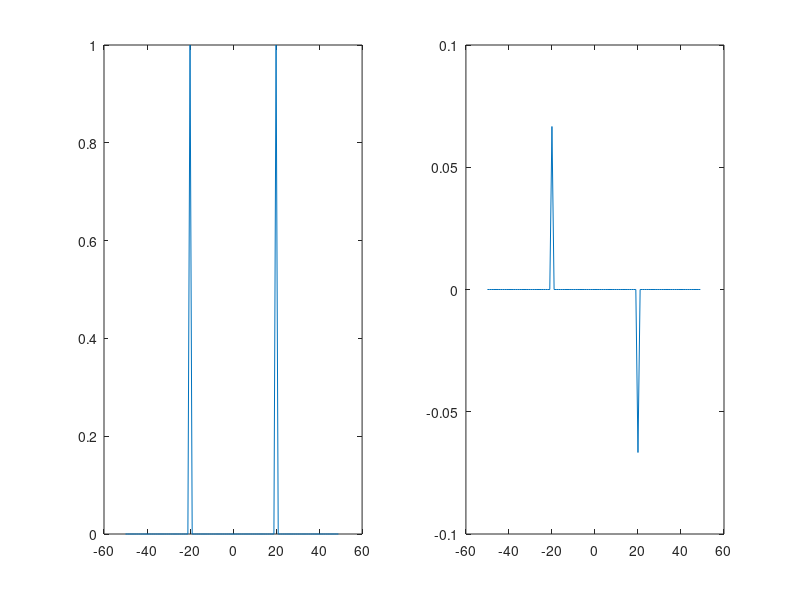
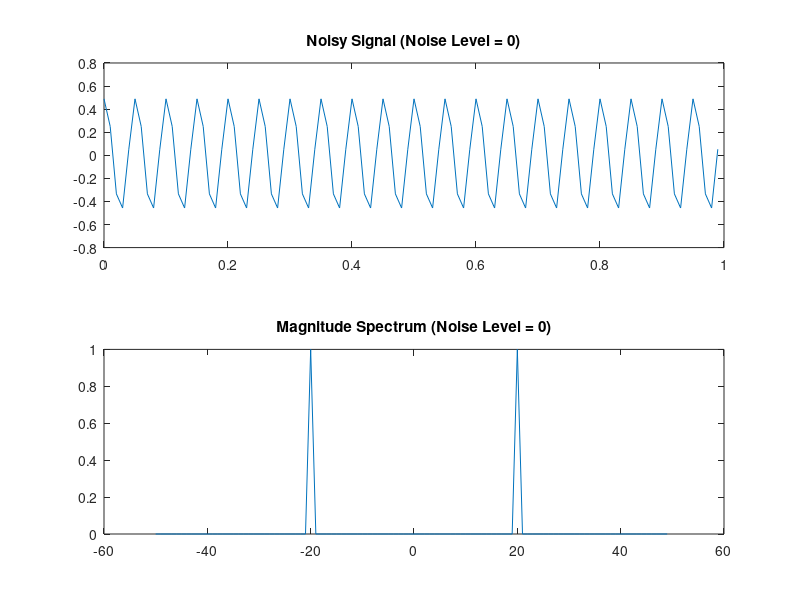
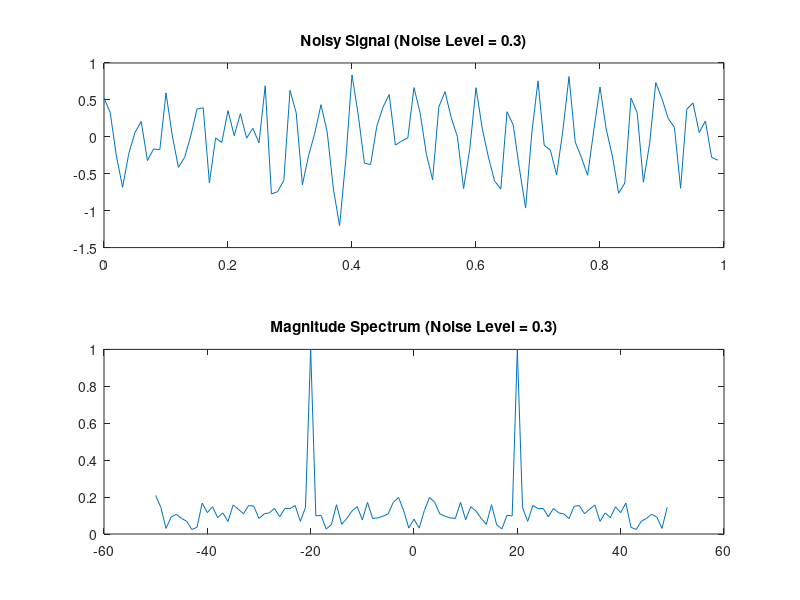
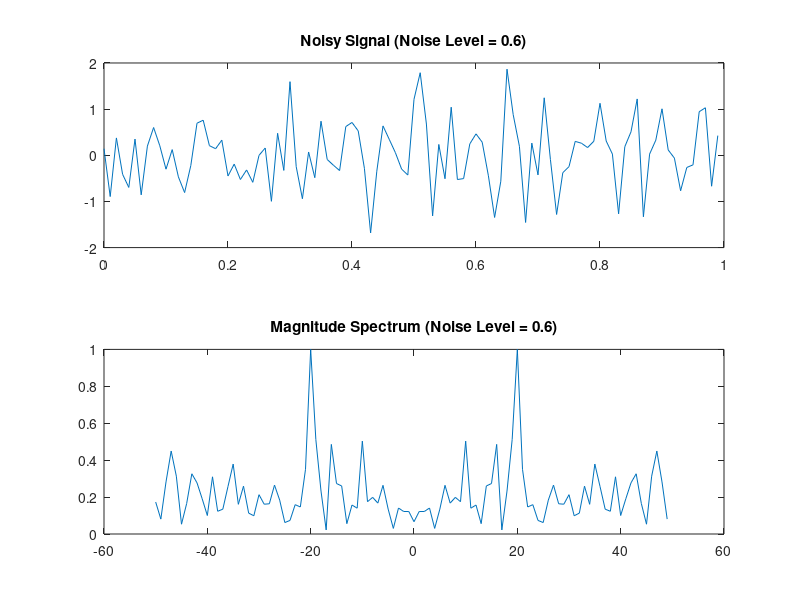

MATLAB code for these plots, in order:
clc, clear, close all
fs = 100;
Ts = 1/fs;
ts = 1 / fs;
T = 1;

fc=5;
t_start = 0;
t_end = T;
t = t_start:Ts:t_end-Ts;
N = length(t);
f = (-fs / 2):(fs / N):(fs / 2 - fs / N);
beta = 0.3;      

%%  p1.1
sentSignal=cos(2*pi*fc*t);
plot(t, sentSignal);
title('cos(2\pi 100t)')
xlabel('time')

%% p1.2
V=50;
R=250000;
B=0.3;
A=0.5;
C=3e8 ;
p=2/C;
fd=B*V;
td=R*p;
recvSignal=A*cos(2*pi*(fc+fd)*(t-td));
plot(t,recvSignal);
title('\alpha cos(2\pi(fc+fd)(t-td))')
xlabel('time')

%% p1.3
N = length(t);
fm=100;
f = (-fm / 2):(fm / N):(fs / 2 - fm / N);
y=fftshift(fft(recvSignal));
F=y/max(abs(y));

subplot(1,2,1);
plot(f,abs(F));

to1=1e-6;
F(abs(F)<to1)=0;
theta = angle(F);
subplot(1,2,2);
plot(f,theta/pi);

maxVal = max(abs(F));
maxPos = find(abs(F) == maxVal, 1, 'last') - 51;
found_fd= maxPos - fc
[~, maxIndex] = max(F);
found_td = theta(maxIndex)/(2*pi*(found_fd+fc));
found_V = found_fd/B;
found_R = (found_td*C)/2;

 disp(['P1.3: Estimated V is:',num2str(found_V*3.6),' and estimated R is:',num2str(found_R/1000)]);

%% p1.4
threshold = 6; 
for noise_level = 0:0.3:threshold
    x_noisy = recvSignal + noise_level * randn(size(recvSignal));    
    X_noisy = fftshift(fft(x_noisy));
    X_noisy = X_noisy/max(abs(X_noisy));    
    figure;
    subplot(2,1,1);
    plot(t, x_noisy);
    title(['Noisy Signal (Noise Level = ' num2str(noise_level) ')']);
    
    subplot(2,1,2);
    plot(f, abs(X_noisy));
    title(['Magnitude Spectrum (Noise Level = ' num2str(noise_level) ')']);
    
    maxVal = max(abs(X_noisy));
    maxPos = find(abs(X_noisy) == maxVal, 1, 'last') - 51;
    found_fd1= maxPos - fc;
    
    [~, maxIndex] = max(X_noisy);
    found_td1 = theta(maxIndex)/(2*pi*(found_fd1+fc));
    found_V1 = found_fd1/B;
    found_R1 = (found_td1*C)/2;
    if found_V1 ~= found_V
            disp(['change at V. Noise level at: ' num2str(noise_level)]);
            break;
    end
    if found_R1 ~= found_R
        disp(['change at R. Noise level at: ' num2str(noise_level)]);
        break;
    end    
%     pause(1);
end

%% p1.5

V1 = 50;
R1 = 250000;
alpha1 = 0.5;
td1 = (2*R1)/C;
fd1 = B*V1;
x_1 = alpha1*cos(2*pi*(fc+fd1)*(t-td1));

V2 = 60;       
R2 = 200000;
alpha2 = 0.6;
td2 = (2*R2)/C;
fd2 = B*V2;
x_2 = alpha2 * cos(2 * pi * (fc+fd2) * (t-td2));

recived_sig = x_1+x_2;
figure
plot(t, recived_sig)
title('\alpha cos(2\pi(fc+fd)(t-td))')
xlabel('time')

%% p1.6

y6 = fftshift(fft(recived_sig));
sig_fft2 = abs(y6) / max(abs(y6));
[peak,x_peaks]= findpeaks(abs(sig_fft2));
[peak,index]=sort(peak,'descend');
x_peaks = x_peaks(index);
sig_phase = angle(y6);

found_fd_1=abs(x_peaks(2*1)-fs/2-1)-fc;
found_td_1 = abs((sig_phase(x_peaks(2*1)))/(2*pi*(found_fd_1+fc)));
Vrecv1 = found_fd_1/B;
Rrecv1 = (found_td_1/(2/C));
 disp(['P1.6: Estimated V1 is:',num2str(Vrecv1*3.6),' and estimated R1 is:',num2str(Rrecv1/1000)]);
 
found_fd_2=abs(x_peaks(2*2)-fs/2-1)-fc;
found_td_2 = abs((sig_phase(x_peaks(2*2)))/(2*pi*(found_fd_2+fc)));
Vrecv2 = found_fd_2/B;
Rrecv2 = (found_td_2/(2/C));
 disp(['P1.6: Estimated V2 is:',num2str(Vrecv2*3.6),' and estimated R2 is:',num2str(Rrecv2/1000)]);

